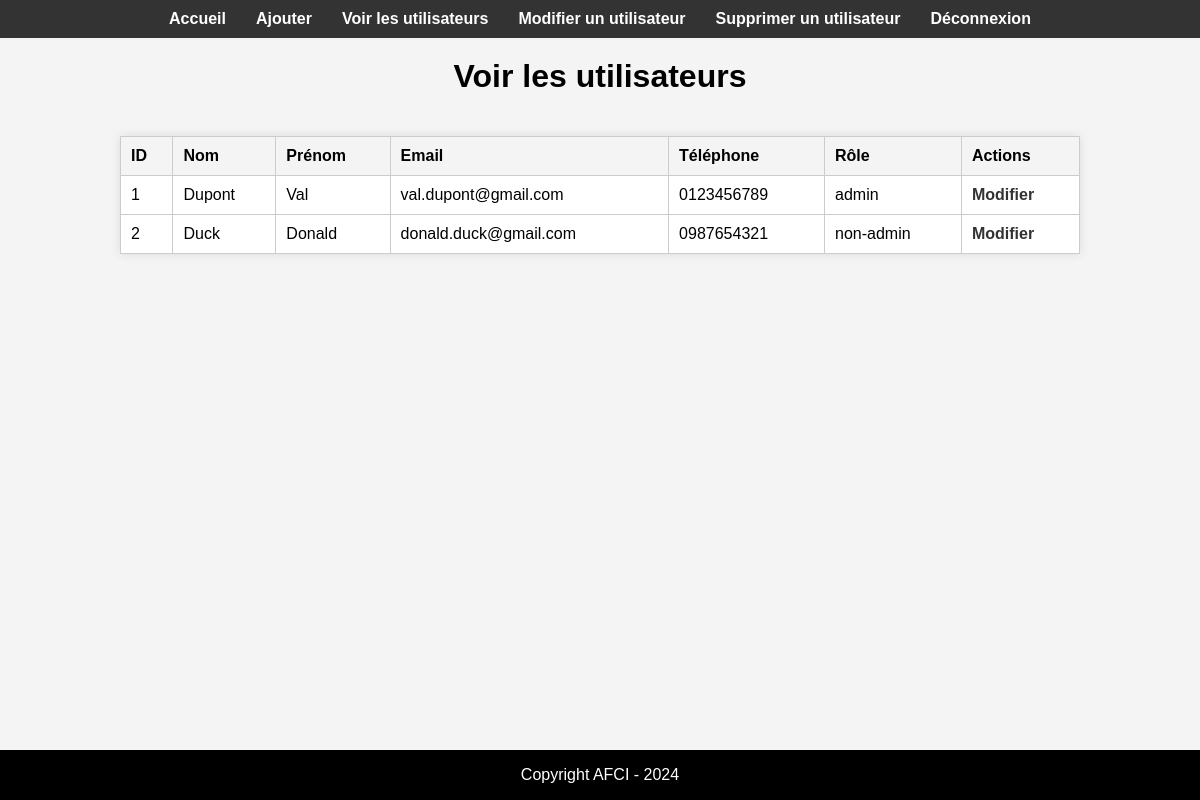
/public/Read.php (signed in), run on the app's committed database.
### tables this page shows
CREATE TABLE userroles (
    user_id INT PRIMARY KEY,
    role VARCHAR(50) NOT NULL,
    CONSTRAINT USERS_FK FOREIGN KEY (user_id) REFERENCES users(id) ON DELETE CASCADE
);

CREATE TABLE users (
    id INT AUTO_INCREMENT NOT NULL,
    nom VARCHAR(55) NOT NULL,
    prenom VARCHAR(55) NOT NULL,
    email VARCHAR(55) NOT NULL UNIQUE,
    telephone VARCHAR(20) NOT NULL,
    image_name VARCHAR(100) DEFAULT 'default.jpg',
    password VARCHAR(255) NOT NULL,
    CONSTRAINT USERS_PK PRIMARY KEY(id)
);

### dbConnect/dbConnect.php (called while the page is built, shortened)
<?php
abstract class DbConnect {
    private static $instance = null;
    protected function __construct() {
        $host = getenv('DB_HOST') ?: 'localhost';
        $port = getenv('DB_PORT') ?: '3306';
        $db = getenv('DB_NAME') ?: 'repertoire';
        $user = getenv('DB_USER') ?: 'root';
        $pass = getenv('DB_PASS') ?: '';
        $charset = 'utf8mb4';
        $dsn = "mysql:host=$host;port=$port;dbname=$db;charset=$charset";
        $options = [
            PDO::ATTR_ERRMODE => PDO::ERRMODE_EXCEPTION,
            PDO::ATTR_DEFAULT_FETCH_MODE => PDO::FETCH_ASSOC,
            PDO::ATTR_EMULATE_PREPARES => false,
        ];
        try {
            $this->pdo = new PDO($dsn, $user, $pass, $options);
        } catch (PDOException $e) {
            error_log($e->getMessage());
            die('Erreur de connexion à la base de données. Veuillez réessayer plus tard.');
        }
    }
    public static function getInstance() {
        if (!self::$instance) {
            self::$instance = new static();
        }
        return self::$instance->pdo;
    }
}
?>

### entitites/User.class.php (called while the page is built, shortened)
<?php
class User {
    private $pdo;
    public function __construct() {
        $this->pdo = MyDbConnection::getInstance();
    }
    public function getAllUsersRole() {
        $stmt = $this->pdo->prepare('SELECT users.*, userroles.role FROM users JOIN userroles ON users.id = userroles.user_id');
        $stmt->execute();
        return $stmt->fetchAll(PDO::FETCH_ASSOC);
    }
}
?>

### public/Read.php (the view, shortened to what this page needs)
<?php
require_once '../entitites/User.class.php';
$user = new User();
$users = $user->getAllUsersRole();
?>
<table border="1">
    <tr>
        <th>ID</th>
        <th>Nom</th>
        <th>Prénom</th>
        <th>Email</th>
        <th>Téléphone</th>
        <th>Rôle</th>
        <th>Actions</th>
    </tr>
    <?php foreach ($users as $user): ?>
    <tr>
        <td><?php echo htmlspecialchars($user['id']); ?></td>
        <td><?php echo htmlspecialchars($user['nom']); ?></td>
        <td><?php echo htmlspecialchars($user['prenom']); ?></td>
        <td><?php echo htmlspecialchars($user['email']); ?></td>
        <td><?php echo htmlspecialchars($user['telephone']); ?></td>
        <td><?php echo htmlspecialchars($user['role']); ?></td>
        <td><a href="../public/Update.php?id=<?php echo $user['id']; ?>">Modifier</a></td>
    </tr>
    <?php endforeach; ?>
</table>
<?php
$content = ob_get_clean();
$titre = "Voir les utilisateurs";
require "template.php";
?>

### public/template.php (shortened to what this page needs)
<!DOCTYPE html>
<html lang="fr">
<head>
    <link rel="stylesheet" href="/public/css/style.css">
</head>
<body>
    <header>
        <nav>
            <ul>
                <li><a href="../index.php">Accueil</a></li>
                <li><a href="../public/Create.php">Ajouter</a></li>
                <li><a href="../public/Read.php">Voir les utilisateurs</a></li>
                <li><a href="../public/Update.php">Modifier un utilisateur</a></li>
                <li><a href="../public/Delete.php">Supprimer un utilisateur</a></li>
                <?php if (isset($_SESSION['user_id'])): ?>
                    <li><a href="../public/Logout.php">Déconnexion</a></li>
                <?php else: ?>
                    <li><a href="../public/Login.php">Login</a></li>
                <?php endif; ?>
            </ul>
        </nav>
    </header>
    <h1><?= $titre ?></h1>
    <?= $content ?>
    <footer>
        <p class="foot">Copyright AFCI - 2024</p>
    </footer>
</body>
</html>

### public/css/style.css (style rules this page uses)
html, body { height: 100%; margin: 0; padding: 0; }
body { display: flex; flex-direction: column; font-family: Arial, sans-serif; background-color: #f4f4f4; }
header { background-color: #333; color: #fff; padding: 10px 0; }
header nav ul { list-style: none; padding: 0; margin: 0; display: flex; justify-content: center; }
header nav ul li { margin: 0 15px; }
header nav ul li a { color: #fff; text-decoration: none; font-weight: bold; }
h1 { text-align: center; margin-top: 20px; }
table { width: 80%; margin: 20px auto; border-collapse: collapse; background: #fff; box-shadow: 0 0 10px rgba(0, 0, 0, 0.1); }
table th, table td { border: 1px solid #ccc; padding: 10px; text-align: left; }
table th { background-color: #f4f4f4; }
table a { color: #333; text-decoration: none; font-weight: bold; }
footer { display: flex; height: 50px; background-color: black; color: white; justify-content: center; margin-top: auto; }

### data on the page
userroles: user_id "1", user_id.nom "Dupont", user_id.prenom "Val", user_id.email "val.dupont@gmail.com", user_id.telephone "0123456789", role "admin"
userroles: user_id "2", user_id.nom "Duck", user_id.prenom "Donald", user_id.email "donald.duck@gmail.com", user_id.telephone "0987654321", role "non-admin"

### other printed values
$titre "Voir les utilisateurs"
